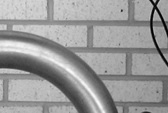
#> input picture pipe.jpg, 168 x 113 px
$ python EdgeFiltering.py
#> lines starting #> are read from the running program, lines starting #| are printed output that depends on the picture
#> further down, img is the input picture: shape (113, 168, 3); min 0, max 251, mean 153.4
import cv2 as cv
import numpy as np
def edge_filter(img,bShow=True):
    """
    Viet ham de lam trac nghiem
    :param img:
    :param bShow:
    :return:
    """
#> called with bShow = True
    kernel1 = np.array([
        [0,-1,-1],
        [1, 0,-1],
        [1, 1, 0]
    ])
    kernel2 = np.array([
        [0,  1, 1],
        [-1, 0, 1],
        [-1,-1, 0]]
    )
    if bShow:
        edge1=cv.filter2D(src=img,ddepth=-1,kernel=kernel1)
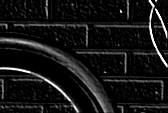
#> edge1: shape (113, 168, 3); min 0, max 255, mean 21
        edge2 = cv.filter2D(src=img, ddepth=-1, kernel=kernel2)
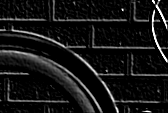
#> edge2: shape (113, 168, 3); min 0, max 255, mean 21.1
        cv.imshow("src",img)
        cv.imshow("dest1",edge1)
        cv.imshow("dest2",edge2)
        cv.waitKey(0)


img = cv.imread("pipe.jpg")
edge_filter(img)

$ run again, with family.jpg copied over pipe.jpg
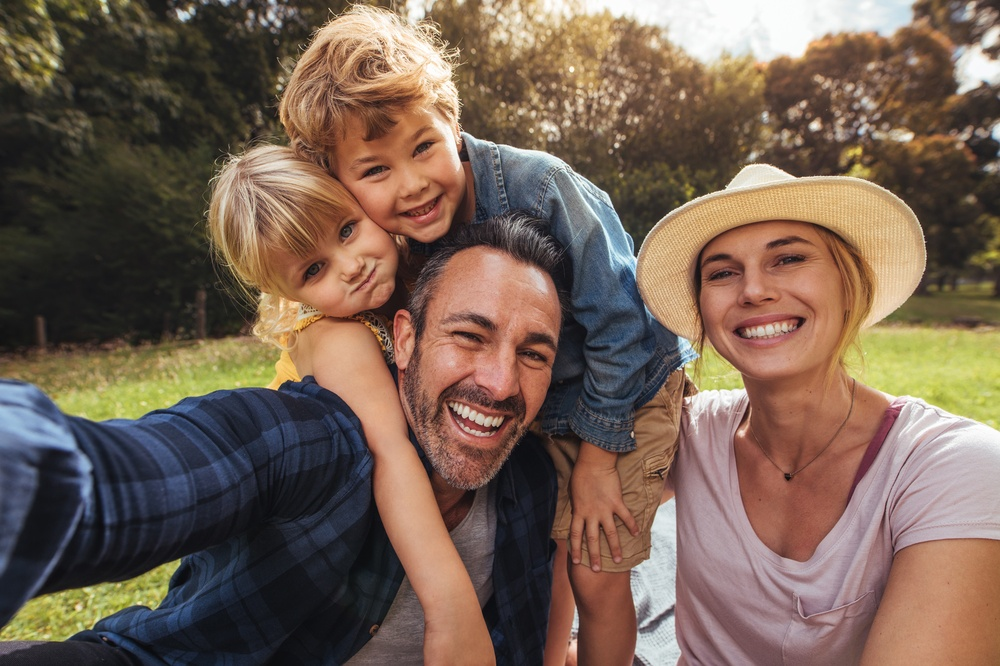
#> input picture family.jpg, 1000 x 666 px, shrunk from 2000 x 1333 before the run
#> img is the input picture: shape (666, 1000, 3); mean B, G, R 84, 98.3, 119
#> in edge_filter, `edge1=cv.filter2D(src=img,ddepth=-1,kernel=kernel1)`:
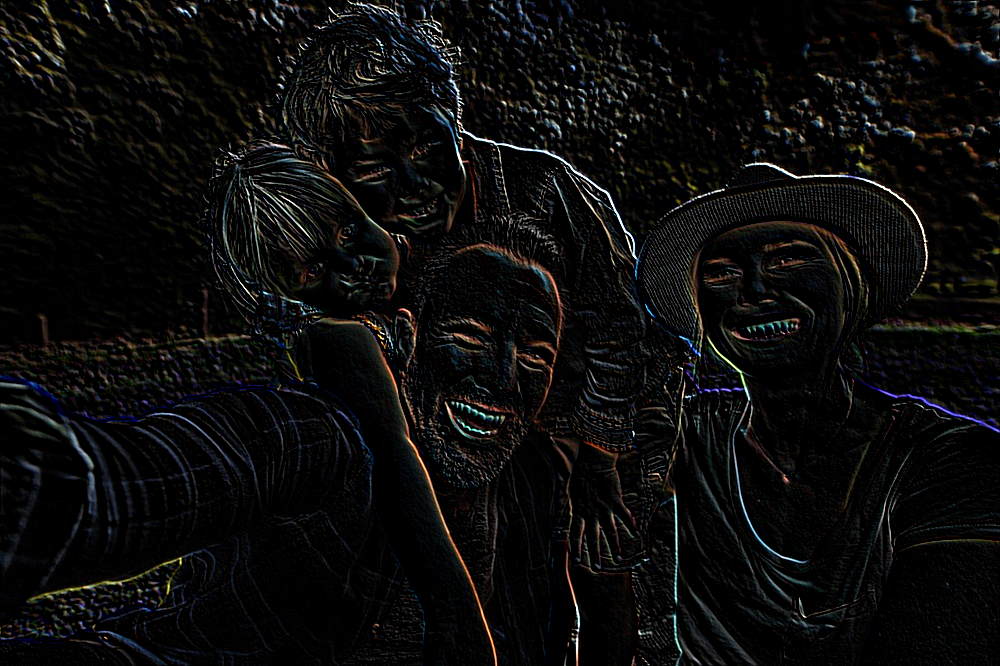
#> edge1: shape (666, 1000, 3); mean B, G, R 11.3, 11.6, 11.9
#> in edge_filter, `edge2 = cv.filter2D(src=img, ddepth=-1, kernel=kernel2)`:
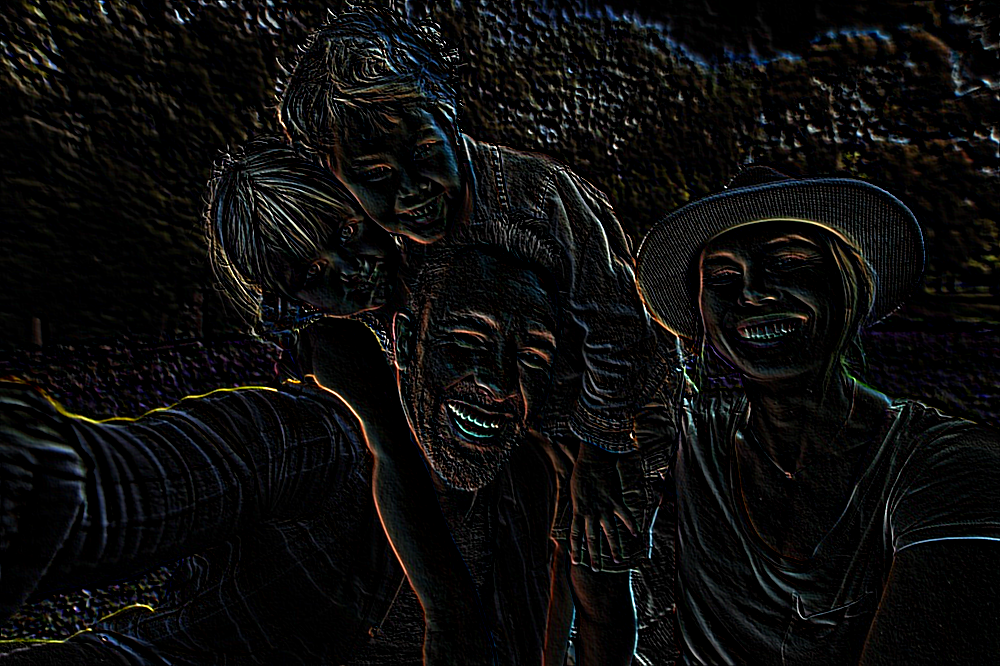
#> edge2: shape (666, 1000, 3); mean B, G, R 12, 12.4, 12.7
